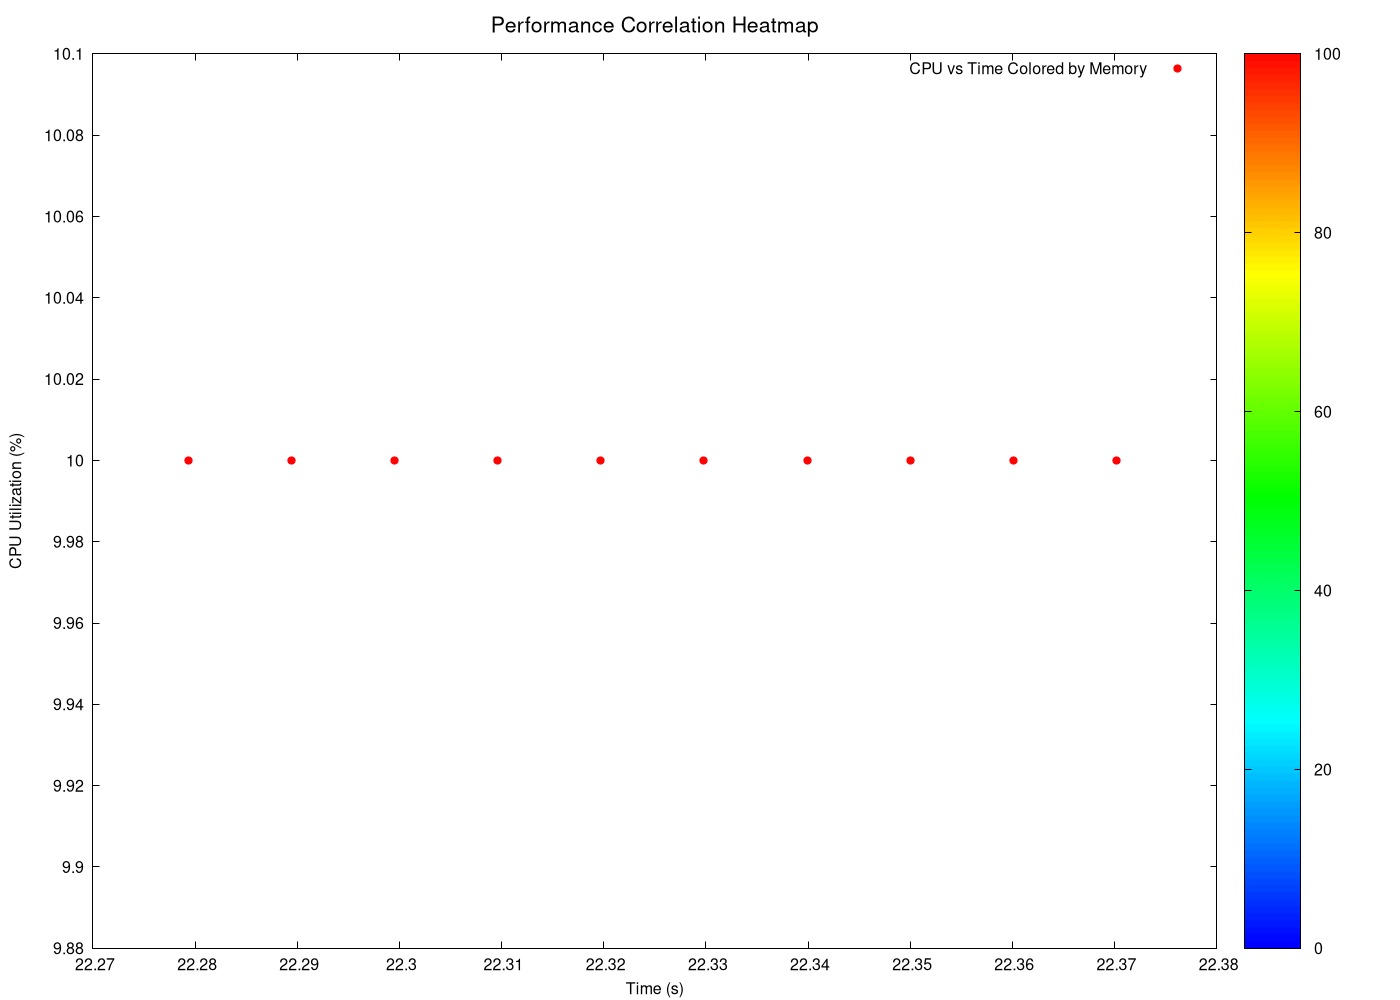

Here is the gnuplot script that generated this plot:
# GNUplot script for 3D heatmaps
set terminal pngcairo enhanced font 'Helvetica,12' size 1400,1000
set output 'png/interpolation_search_20260131_225122_3d_heatmap_heatmap.png'

set title 'Performance Correlation Heatmap' font 'Helvetica,16'
set xlabel 'Time (s)' font 'Helvetica,12'
set ylabel 'CPU Utilization (%)' font 'Helvetica,12'
set zlabel 'Memory Usage (MB)' font 'Helvetica,12'

# Configure pm3d for heatmap
set pm3d map
set palette defined (0 '#0000ff', 1 '#00ffff', 2 '#00ff00', 3 '#ffff00', 4 '#ff0000')
set cbrange [0:]
set view map

# 2D heatmap projection (since we have time-series data)
plot 'png/interpolation_search_20260131_225122_3d_heatmap_heatmap.dat' using 1:2:3 with points palette pt 7 ps 1.2 title 'CPU vs Time Colored by Memory'
